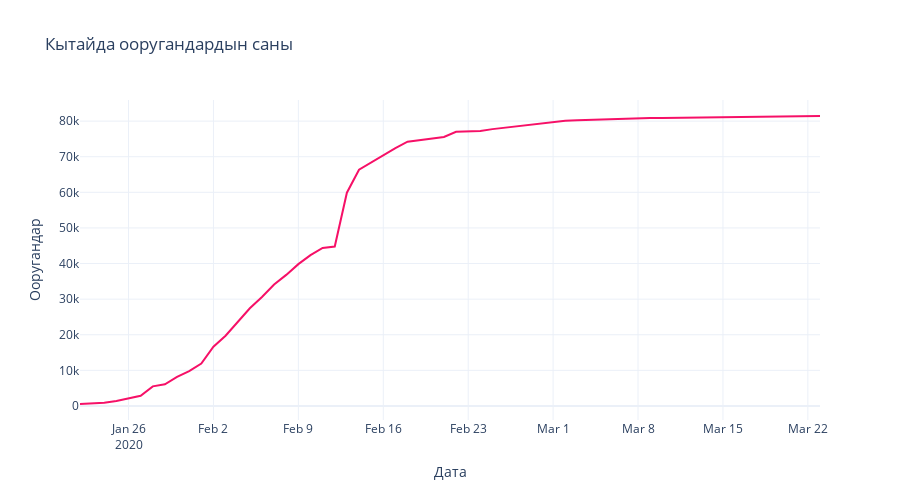
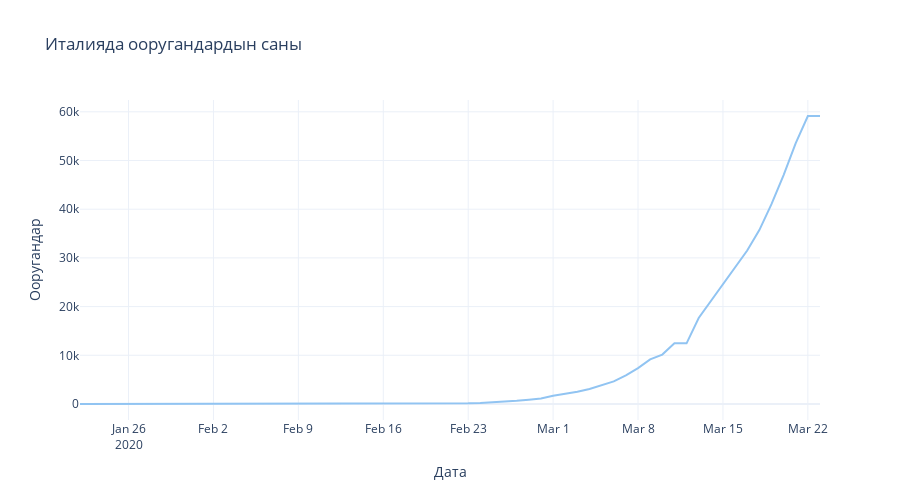
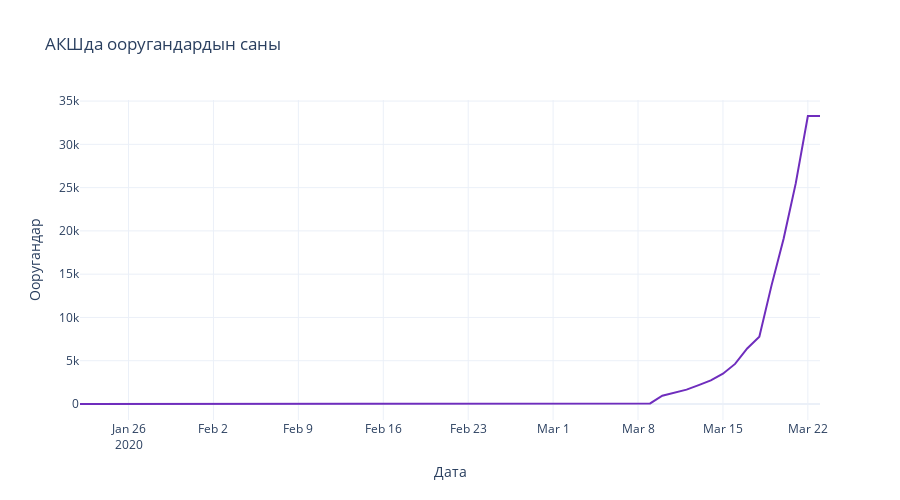
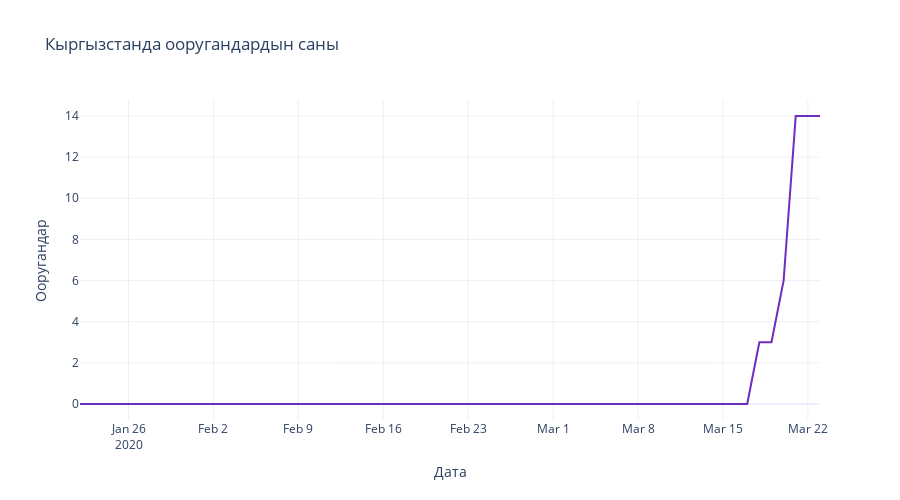

Source (notebook cell) for these figures, in order:
### Code cell
fig = px.line(grouped_china_date, x="Дата", y="Ооругандар", 
              title=f"Кытайда ооругандардын саны", 
              color_discrete_sequence=['#F61067'],
              height=500
             )
fig.show()

fig = px.line(grouped_italy_date, x="Дата", y="Ооругандар", 
              title=f"Италияда ооругандардын саны", 
              color_discrete_sequence=['#91C4F2'],
              height=500
             )
fig.show()

fig = px.line(grouped_us_date, x="Дата", y="Ооругандар", 
              title=f"АКШда ооругандардын саны", 
              color_discrete_sequence=['#6F2DBD'],
              height=500
             )
fig.show()

fig = px.line(grouped_kg_date, x="Дата", y="Ооругандар", 
              title=f"Кыргызстанда ооругандардын саны", 
              color_discrete_sequence=['#6F2DBD'],
              height=500
             )
fig.show()

fig = px.line(grouped_kz_date, x="Дата", y="Ооругандар", 
              title=f"Казакстанда ооругандардын саны", 
              color_discrete_sequence=['#6F2DBD'],
              height=500
             )
fig.show()

fig = px.line(grouped_rest_date, x="Дата", y="Ооругандар", 
              title=f"Башка өлкөлөрдө ооругандардын саны", 
              color_discrete_sequence=['#FFDF64'],
              height=500
             )
fig.show()

### Figure 1 — Plotly figure (JSON) as saved in the notebook; plotly's stock layout.template omitted (floating-point values rounded to 4 significant figures)
{"data": [{"hoverlabel": {"namelength": 0}, "hovertemplate": "Дата=%{x}<br>Ооругандар=%{y}", "legendgroup": "", "line": {"color": "#F61067", "dash": "solid"}, "mode": "lines", "name": "", "showlegend": false, "type": "scatter", "x": ["2020-01-22T00:00:00", "2020-01-23T00:00:00", "2020-01-24T00:00:00", "2020-01-25T00:00:00", "2020-01-26T00:00:00", "2020-01-27T00:00:00", "2020-01-28T00:00:00", "2020-01-29T00:00:00", "2020-01-30T00:00:00", "2020-01-31T00:00:00", "2020-02-01T00:00:00", "2020-02-02T00:00:00", "2020-02-03T00:00:00", "2020-02-04T00:00:00", "2020-02-05T00:00:00", "2020-02-06T00:00:00", "2020-02-07T00:00:00", "2020-02-08T00:00:00", "2020-02-09T00:00:00", "2020-02-10T00:00:00", "2020-02-11T00:00:00", "2020-02-12T00:00:00", "2020-02-13T00:00:00", "2020-02-14T00:00:00", "2020-02-15T00:00:00", "2020-02-16T00:00:00", "2020-02-17T00:00:00", "2020-02-18T00:00:00", "2020-02-19T00:00:00", "2020-02-20T00:00:00", "2020-02-21T00:00:00", "2020-02-22T00:00:00", "2020-02-23T00:00:00", "2020-02-24T00:00:00", "2020-02-25T00:00:00", "2020-02-26T00:00:00", "2020-02-27T00:00:00", "2020-02-28T00:00:00", "2020-02-29T00:00:00", "2020-03-01T00:00:00", "2020-03-02T00:00:00", "2020-03-03T00:00:00", "2020-03-04T00:00:00", "2020-03-05T00:00:00", "2020-03-06T00:00:00", "2020-03-07T00:00:00", "2020-03-08T00:00:00", "2020-03-09T00:00:00", "2020-03-10T00:00:00", "2020-03-11T00:00:00", "2020-03-12T00:00:00", "2020-03-13T00:00:00", "2020-03-14T00:00:00", "2020-03-15T00:00:00", "2020-03-16T00:00:00", "2020-03-17T00:00:00", "2020-03-18T00:00:00", "2020-03-19T00:00:00", "2020-03-20T00:00:00", "2020-03-21T00:00:00", "2020-03-22T00:00:00", "2020-03-23T00:00:00"], "xaxis": "x", "y": [548, 643, 920, 1406, 2075, 2877, 5509, 6087, 8141, 9802, 11891, 16630, 19716, 23707, 27440, 30587, 34110, 36814, 39829, 42354, 44386, 44759, 59895, 66358, 68413, 70513, 72434, 74211, 74619, 75077, 75550, 77001, 77022, 77241, 77754, 78166, 78600, 78928, 79356, 79932, 80136, 80261, 80386, 80537, 80690, 80770, 80823, 80860, 80887, 80921, 80932, 80945, 80977, 81003, 81033, 81058, 81102, 81156, 81250, 81305, 81397, 81439], "yaxis": "y"}], "layout": {"height": 500, "legend": {"tracegroupgap": 0}, "title": {"text": "Кытайда ооругандардын саны"}, "xaxis": {"anchor": "y", "domain": [0, 1], "title": {"text": "Дата"}}, "yaxis": {"anchor": "x", "domain": [0, 1], "title": {"text": "Ооругандар"}}}}

### Figure 2 — Plotly figure (JSON) as saved in the notebook; plotly's stock layout.template omitted (floating-point values rounded to 4 significant figures)
{"data": [{"hoverlabel": {"namelength": 0}, "hovertemplate": "Дата=%{x}<br>Ооругандар=%{y}", "legendgroup": "", "line": {"color": "#91C4F2", "dash": "solid"}, "mode": "lines", "name": "", "showlegend": false, "type": "scatter", "x": ["2020-01-22T00:00:00", "2020-01-23T00:00:00", "2020-01-24T00:00:00", "2020-01-25T00:00:00", "2020-01-26T00:00:00", "2020-01-27T00:00:00", "2020-01-28T00:00:00", "2020-01-29T00:00:00", "2020-01-30T00:00:00", "2020-01-31T00:00:00", "2020-02-01T00:00:00", "2020-02-02T00:00:00", "2020-02-03T00:00:00", "2020-02-04T00:00:00", "2020-02-05T00:00:00", "2020-02-06T00:00:00", "2020-02-07T00:00:00", "2020-02-08T00:00:00", "2020-02-09T00:00:00", "2020-02-10T00:00:00", "2020-02-11T00:00:00", "2020-02-12T00:00:00", "2020-02-13T00:00:00", "2020-02-14T00:00:00", "2020-02-15T00:00:00", "2020-02-16T00:00:00", "2020-02-17T00:00:00", "2020-02-18T00:00:00", "2020-02-19T00:00:00", "2020-02-20T00:00:00", "2020-02-21T00:00:00", "2020-02-22T00:00:00", "2020-02-23T00:00:00", "2020-02-24T00:00:00", "2020-02-25T00:00:00", "2020-02-26T00:00:00", "2020-02-27T00:00:00", "2020-02-28T00:00:00", "2020-02-29T00:00:00", "2020-03-01T00:00:00", "2020-03-02T00:00:00", "2020-03-03T00:00:00", "2020-03-04T00:00:00", "2020-03-05T00:00:00", "2020-03-06T00:00:00", "2020-03-07T00:00:00", "2020-03-08T00:00:00", "2020-03-09T00:00:00", "2020-03-10T00:00:00", "2020-03-11T00:00:00", "2020-03-12T00:00:00", "2020-03-13T00:00:00", "2020-03-14T00:00:00", "2020-03-15T00:00:00", "2020-03-16T00:00:00", "2020-03-17T00:00:00", "2020-03-18T00:00:00", "2020-03-19T00:00:00", "2020-03-20T00:00:00", "2020-03-21T00:00:00", "2020-03-22T00:00:00", "2020-03-23T00:00:00"], "xaxis": "x", "y": [0, 0, 0, 0, 0, 0, 0, 0, 0, 2, 2, 2, 2, 2, 2, 2, 3, 3, 3, 3, 3, 3, 3, 3, 3, 3, 3, 3, 3, 3, 20, 62, 155, 229, 322, 453, 655, 888, 1128, 1694, 2036, 2502, 3089, 3858, 4636, 5883, 7375, 9172, 10149, 12462, 12462, 17660, 21157, 24747, 27980, 31506, 35713, 41035, 47021, 53578, 59138, 59138], "yaxis": "y"}], "layout": {"height": 500, "legend": {"tracegroupgap": 0}, "title": {"text": "Италияда ооругандардын саны"}, "xaxis": {"anchor": "y", "domain": [0, 1], "title": {"text": "Дата"}}, "yaxis": {"anchor": "x", "domain": [0, 1], "title": {"text": "Ооругандар"}}}}

### Figure 3 — Plotly figure (JSON) as saved in the notebook; plotly's stock layout.template omitted (floating-point values rounded to 4 significant figures)
{"data": [{"hoverlabel": {"namelength": 0}, "hovertemplate": "Дата=%{x}<br>Ооругандар=%{y}", "legendgroup": "", "line": {"color": "#6F2DBD", "dash": "solid"}, "mode": "lines", "name": "", "showlegend": false, "type": "scatter", "x": ["2020-01-22T00:00:00", "2020-01-23T00:00:00", "2020-01-24T00:00:00", "2020-01-25T00:00:00", "2020-01-26T00:00:00", "2020-01-27T00:00:00", "2020-01-28T00:00:00", "2020-01-29T00:00:00", "2020-01-30T00:00:00", "2020-01-31T00:00:00", "2020-02-01T00:00:00", "2020-02-02T00:00:00", "2020-02-03T00:00:00", "2020-02-04T00:00:00", "2020-02-05T00:00:00", "2020-02-06T00:00:00", "2020-02-07T00:00:00", "2020-02-08T00:00:00", "2020-02-09T00:00:00", "2020-02-10T00:00:00", "2020-02-11T00:00:00", "2020-02-12T00:00:00", "2020-02-13T00:00:00", "2020-02-14T00:00:00", "2020-02-15T00:00:00", "2020-02-16T00:00:00", "2020-02-17T00:00:00", "2020-02-18T00:00:00", "2020-02-19T00:00:00", "2020-02-20T00:00:00", "2020-02-21T00:00:00", "2020-02-22T00:00:00", "2020-02-23T00:00:00", "2020-02-24T00:00:00", "2020-02-25T00:00:00", "2020-02-26T00:00:00", "2020-02-27T00:00:00", "2020-02-28T00:00:00", "2020-02-29T00:00:00", "2020-03-01T00:00:00", "2020-03-02T00:00:00", "2020-03-03T00:00:00", "2020-03-04T00:00:00", "2020-03-05T00:00:00", "2020-03-06T00:00:00", "2020-03-07T00:00:00", "2020-03-08T00:00:00", "2020-03-09T00:00:00", "2020-03-10T00:00:00", "2020-03-11T00:00:00", "2020-03-12T00:00:00", "2020-03-13T00:00:00", "2020-03-14T00:00:00", "2020-03-15T00:00:00", "2020-03-16T00:00:00", "2020-03-17T00:00:00", "2020-03-18T00:00:00", "2020-03-19T00:00:00", "2020-03-20T00:00:00", "2020-03-21T00:00:00", "2020-03-22T00:00:00", "2020-03-23T00:00:00"], "xaxis": "x", "y": [0, 0, 0, 0, 0, 0, 0, 0, 0, 0, 0, 0, 0, 0, 0, 0, 0, 0, 0, 0, 0, 0, 0, 0, 0, 0, 0, 0, 0, 0, 0, 0, 0, 36, 36, 42, 42, 44, 44, 44, 45, 45, 45, 45, 45, 66, 66, 66, 959, 1281, 1663, 2179, 2727, 3499, 4632, 6421, 7783, 13677, 19100, 25489, 33272, 33276], "yaxis": "y"}], "layout": {"height": 500, "legend": {"tracegroupgap": 0}, "title": {"text": "АКШда ооругандардын саны"}, "xaxis": {"anchor": "y", "domain": [0, 1], "title": {"text": "Дата"}}, "yaxis": {"anchor": "x", "domain": [0, 1], "title": {"text": "Ооругандар"}}}}

### Figure 4 — Plotly figure (JSON) as saved in the notebook; plotly's stock layout.template omitted (floating-point values rounded to 4 significant figures)
{"data": [{"hoverlabel": {"namelength": 0}, "hovertemplate": "Дата=%{x}<br>Ооругандар=%{y}", "legendgroup": "", "line": {"color": "#6F2DBD", "dash": "solid"}, "mode": "lines", "name": "", "showlegend": false, "type": "scatter", "x": ["2020-01-22T00:00:00", "2020-01-23T00:00:00", "2020-01-24T00:00:00", "2020-01-25T00:00:00", "2020-01-26T00:00:00", "2020-01-27T00:00:00", "2020-01-28T00:00:00", "2020-01-29T00:00:00", "2020-01-30T00:00:00", "2020-01-31T00:00:00", "2020-02-01T00:00:00", "2020-02-02T00:00:00", "2020-02-03T00:00:00", "2020-02-04T00:00:00", "2020-02-05T00:00:00", "2020-02-06T00:00:00", "2020-02-07T00:00:00", "2020-02-08T00:00:00", "2020-02-09T00:00:00", "2020-02-10T00:00:00", "2020-02-11T00:00:00", "2020-02-12T00:00:00", "2020-02-13T00:00:00", "2020-02-14T00:00:00", "2020-02-15T00:00:00", "2020-02-16T00:00:00", "2020-02-17T00:00:00", "2020-02-18T00:00:00", "2020-02-19T00:00:00", "2020-02-20T00:00:00", "2020-02-21T00:00:00", "2020-02-22T00:00:00", "2020-02-23T00:00:00", "2020-02-24T00:00:00", "2020-02-25T00:00:00", "2020-02-26T00:00:00", "2020-02-27T00:00:00", "2020-02-28T00:00:00", "2020-02-29T00:00:00", "2020-03-01T00:00:00", "2020-03-02T00:00:00", "2020-03-03T00:00:00", "2020-03-04T00:00:00", "2020-03-05T00:00:00", "2020-03-06T00:00:00", "2020-03-07T00:00:00", "2020-03-08T00:00:00", "2020-03-09T00:00:00", "2020-03-10T00:00:00", "2020-03-11T00:00:00", "2020-03-12T00:00:00", "2020-03-13T00:00:00", "2020-03-14T00:00:00", "2020-03-15T00:00:00", "2020-03-16T00:00:00", "2020-03-17T00:00:00", "2020-03-18T00:00:00", "2020-03-19T00:00:00", "2020-03-20T00:00:00", "2020-03-21T00:00:00", "2020-03-22T00:00:00", "2020-03-23T00:00:00"], "xaxis": "x", "y": [0, 0, 0, 0, 0, 0, 0, 0, 0, 0, 0, 0, 0, 0, 0, 0, 0, 0, 0, 0, 0, 0, 0, 0, 0, 0, 0, 0, 0, 0, 0, 0, 0, 0, 0, 0, 0, 0, 0, 0, 0, 0, 0, 0, 0, 0, 0, 0, 0, 0, 0, 0, 0, 0, 0, 0, 3, 3, 6, 14, 14, 14], "yaxis": "y"}], "layout": {"height": 500, "legend": {"tracegroupgap": 0}, "title": {"text": "Кыргызстанда ооругандардын саны"}, "xaxis": {"anchor": "y", "domain": [0, 1], "title": {"text": "Дата"}}, "yaxis": {"anchor": "x", "domain": [0, 1], "title": {"text": "Ооругандар"}}}}
